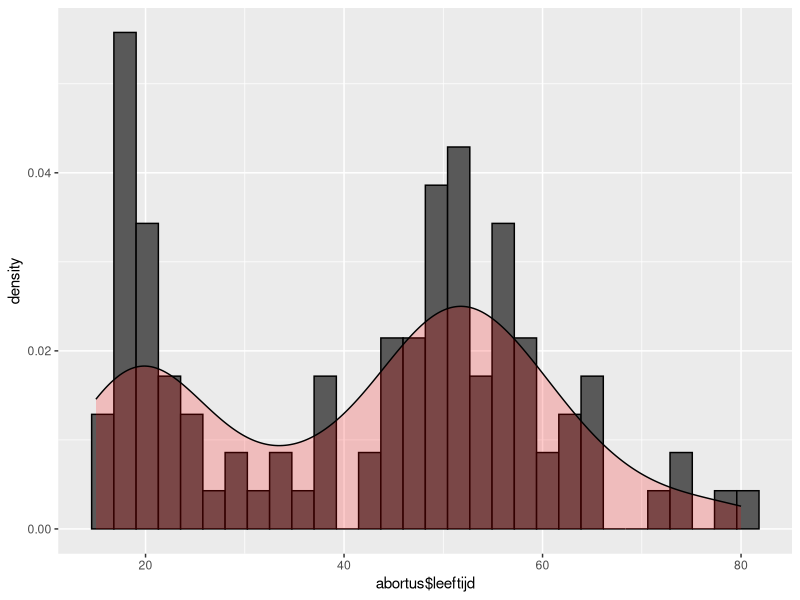
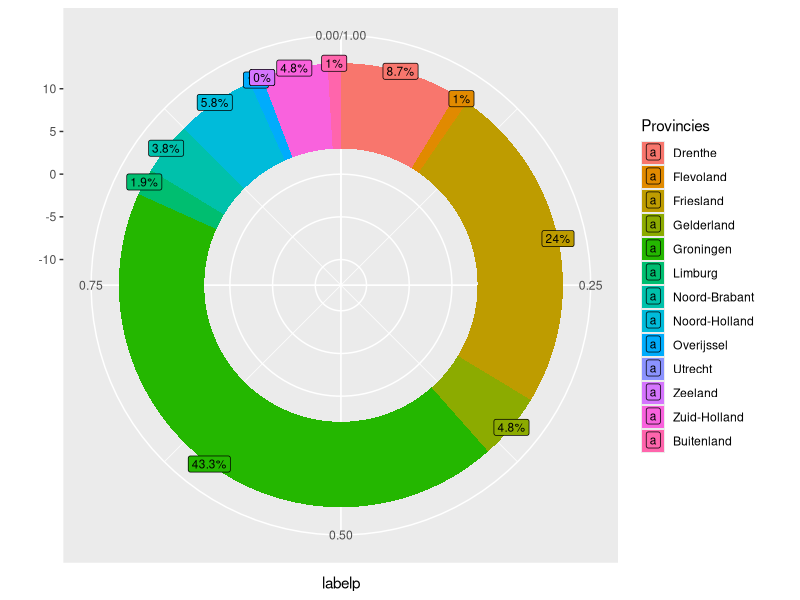
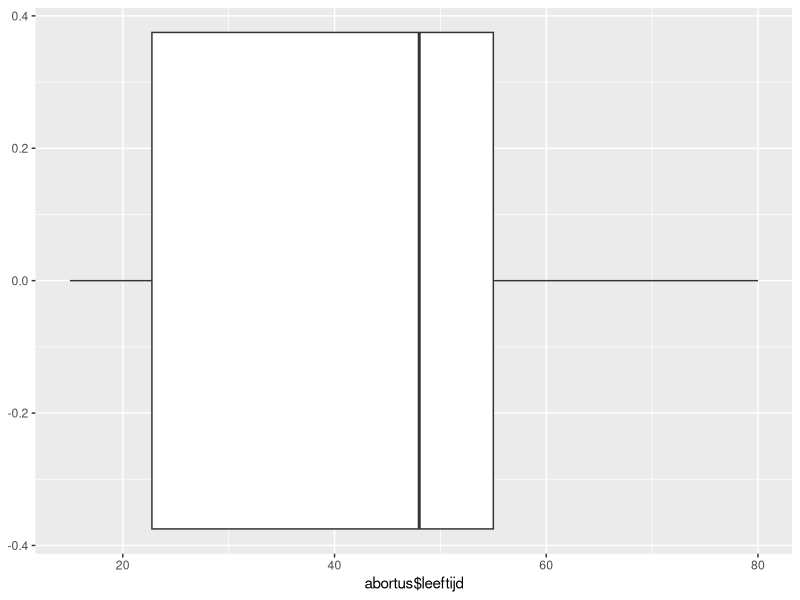
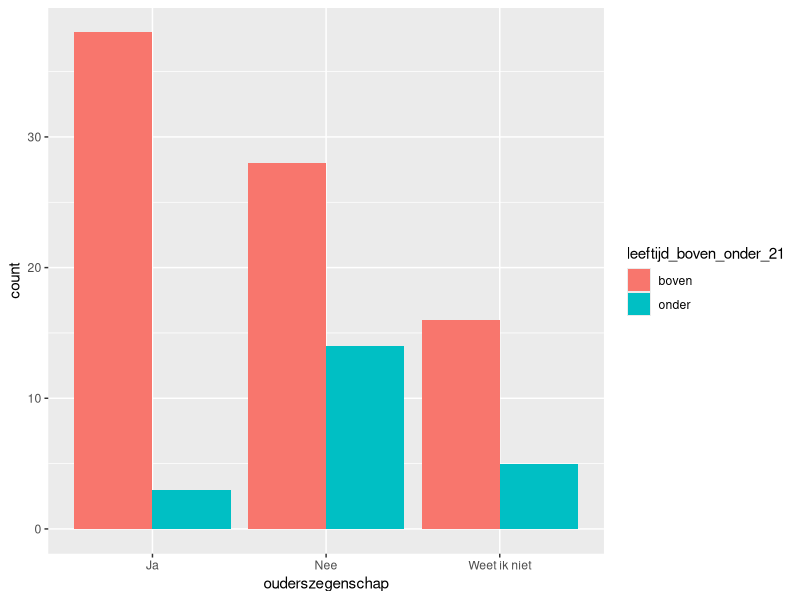
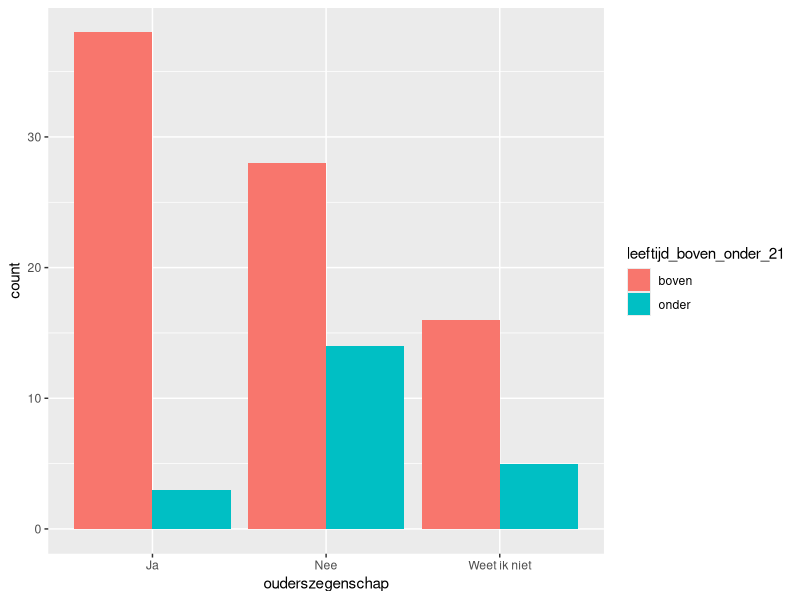

The R source for these figures, in order:
## ---- chunk 1
library(tidyverse)
library(dplyr)

## ---- chunk 2

abortus <- read.csv("abortus_dataset.csv",
                    na.strings = "NA")
#table(abortus$Vindt.u.dat.iemand.zelf.moet.kunnen.kiezen.of.die.een.abortus.wil., useNA = "always")



# voor de vraag: Vindt u dat iemand zelf moet kunnen kiezen of die een abortus wil?
abortus$eigen_keuze_abortus <- factor(x = abortus$Vindt.u.dat.iemand.zelf.moet.kunnen.kiezen.of.die.een.abortus.wil.,  
                           levels = c("Ja", "Nee"),
                           labels = c("Wel abortus toestaan", "Geen abortus toestaan"))

# Voor de vraag: Wat is uw religieuze overtuiging?
abortus$geloof <- factor(x = abortus$Wat.is.uw.religieuze.overtuiging.., 
                           levels = c("Christendom", "Islam", "Hindoeïsme", "Boeddhisme", "Niet gelovig", "Anders"),
                           labels = c("Christendom", "Islam", "Hindoeïsme", "Boeddhisme", "Niet gelovig", "Anders"))


abortus$geslacht <- factor(x = abortus$Wat.is.uw.geslacht..,
                           levels = c("Man", "Vrouw"),
                           labels = c("Man", "Vrouw"))
# Voor de vraag: Wat is uw religieuze overtuiging?

abortus$afkomst <- factor(x = abortus$In.welke.provincie.heeft.u.het.grootste.deel.van.uw.jeugd.doorgebracht., 
                           levels = c("Drenthe", "Flevoland", "Friesland", "Gelderland", "Groningen", "Limburg", "Noord-Brabant", "Noord-Holland", "Overijssel", "Utrecht", "Zeeland", "Zuid-Holland", "Ik ben niet in Nederland opgegroeid"),
                           labels = c("Drenthe", "Flevoland", "Friesland", "Gelderland", "Groningen", "Limburg", "Noord-Brabant", "Noord-Holland", "Overijssel", "Utrecht", "Zeeland", "Zuid-Holland", "Buitenland"))


abortus <- abortus %>%
    rename(
        leeftijd = Wat.is.uw.leeftijd. , 
        ouderszegenschap = Vindt.u.dat.de.ouders.zeggenschap.moeten.hebben.over.of.hun.minderjarige.kind.wel.of.niet.voor.abortus.mag.kiezen... ,
        Kindskeuze = Vindt.u.dat.een.minderjarig.kind.de.keuze.moet.hebben.om.voor.een.abortus.te.kiezen.....
    )
abortus.test <- data.frame(abortus$geloof)
head(abortus)

## ---- chunk 3

summary(abortus$leeftijd)


## ---- chunk 4

leeftijd <- data.frame(abortus$leeftijd)

ggplot(leeftijd, aes(x=abortus$leeftijd)) + geom_histogram(aes(y =after_stat(density)), color = "black")+geom_density(alpha = .2, fill= "red")
## ---- chunk 5
shapiro.test(abortus$leeftijd)

## ---- chunk 6

# Create Data
x <- table(abortus$afkomst)

city_count <- data.frame(x)

# Compute percentages
city_count$fraction = city_count$Freq / sum(city_count$Freq)
city_count$percentage = round(city_count$fraction *100, digits =1)
city_count$ymax = cumsum(city_count$fraction)
city_count$ymin = c(0, head(city_count$ymax, n=-1))
city_count$labelp = (city_count$ymax+city_count$ymin)/2
city_count$label = (paste0(city_count$percentage, "%"))
renamed_city_count <- city_count %>%
    rename(
        Provincies = Var1
    )

# Make the plot
ggplot(renamed_city_count, aes(ymax=ymax, ymin=ymin, xmax=13, xmin=3, fill=Provincies)) +
     geom_rect() +
     geom_label( x = 13, aes(y=labelp, label= label), size=3)+
     
     coord_polar(theta="y") + 
     xlim(c(-13, 13)) 
## ---- chunk 7
ggplot(leeftijd, aes(x = abortus$leeftijd)) + geom_boxplot()
## ---- chunk 8

abortus %>%
    select(leeftijd, ouderszegenschap) %>%
    mutate(leeftijd_boven_onder_21 = ifelse(leeftijd >= 21, "boven", "onder")) %>%
    ggplot(mapping = aes(x = ouderszegenschap, fill = leeftijd_boven_onder_21)) +
    geom_bar(position = "dodge")


## ---- chunk 9
abortus %>%
    select(leeftijd, ouderszegenschap) %>%
    mutate(leeftijd_boven_onder_21 = ifelse(leeftijd >= 21, "boven", "onder")) %>%
    ggplot(mapping = aes(x = ouderszegenschap, fill = leeftijd_boven_onder_21)) +
    geom_bar(position = "dodge")
